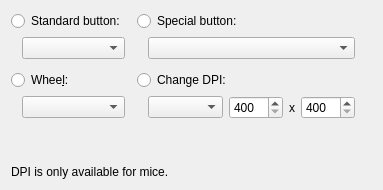
     <widget class="QWidget" name="mouseTab">
      <attribute name="title">
       <string>Mouse</string>
      </attribute>
      <layout class="QGridLayout" name="gridLayout">
       <item row="3" column="3" colspan="5">
        <widget class="QRadioButton" name="dpiButton">
         <property name="text">
          <string>Change DPI:</string>
         </property>
         <property name="autoExclusive">
          <bool>false</bool>
         </property>
        </widget>
       </item>
       <item row="5" column="1">
        <spacer name="verticalSpacer_2">
         <property name="orientation">
          <enum>Qt::Vertical</enum>
         </property>
         <property name="sizeHint" stdset="0">
          <size>
           <width>20</width>
           <height>40</height>
          </size>
         </property>
        </spacer>
       </item>
       <item row="2" column="1">
        <spacer name="verticalSpacer_8">
         <property name="orientation">
          <enum>Qt::Vertical</enum>
         </property>
         <property name="sizeType">
          <enum>QSizePolicy::Fixed</enum>
         </property>
         <property name="sizeHint" stdset="0">
          <size>
           <width>20</width>
           <height>5</height>
          </size>
         </property>
        </spacer>
       </item>
       <item row="1" column="0">
        <spacer name="horizontalSpacer_18">
         <property name="orientation">
          <enum>Qt::Horizontal</enum>
         </property>
         <property name="sizeType">
          <enum>QSizePolicy::Fixed</enum>
         </property>
         <property name="sizeHint" stdset="0">
          <size>
           <width>5</width>
           <height>20</height>
          </size>
         </property>
        </spacer>
       </item>
       <item row="1" column="3">
        <spacer name="horizontalSpacer_20">
         <property name="orientation">
          <enum>Qt::Horizontal</enum>
         </property>
         <property name="sizeType">
          <enum>QSizePolicy::Fixed</enum>
         </property>
         <property name="sizeHint" stdset="0">
          <size>
           <width>5</width>
           <height>20</height>
          </size>
         </property>
        </spacer>
       </item>
       <item row="1" column="4" colspan="4">
        <widget class="QComboBox" name="mb2Box">
         <property name="sizePolicy">
          <sizepolicy hsizetype="Expanding" vsizetype="Fixed">
           <horstretch>0</horstretch>
           <verstretch>0</verstretch>
          </sizepolicy>
         </property>
         <item>
          <property name="text">
           <string/>
          </property>
         </item>
         <item>
          <property name="text">
           <string>4 (Back)</string>
          </property>
         </item>
         <item>
          <property name="text">
           <string>5 (Forward)</string>
          </property>
         </item>
         <item>
          <property name="text">
           <string>6</string>
          </property>
         </item>
         <item>
          <property name="text">
           <string>7</string>
          </property>
         </item>
         <item>
          <property name="text">
           <string>8</string>
          </property>
         </item>
        </widget>
       </item>
       <item row="4" column="4">
        <widget class="QComboBox" name="dpiBox">
         <item>
          <property name="text">
           <string/>
          </property>
         </item>
         <item>
          <property name="text">
           <string>(Up)</string>
          </property>
         </item>
         <item>
          <property name="text">
           <string>(Down)</string>
          </property>
         </item>
         <item>
          <property name="text">
           <string>Sniper</string>
          </property>
         </item>
         <item>
          <property name="text">
           <string>1:</string>
          </property>
         </item>
         <item>
          <property name="text">
           <string>2:</string>
          </property>
         </item>
         <item>
          <property name="text">
           <string>3:</string>
          </property>
         </item>
         <item>
          <property name="text">
           <string>4:</string>
          </property>
         </item>
         <item>
          <property name="text">
           <string>5:</string>
          </property>
         </item>
         <item>
          <property name="text">
           <string>Custom:</string>
          </property>
         </item>
        </widget>
       </item>
       <item row="4" column="7">
        <widget class="QSpinBox" name="dpiCustYBox">
         <property name="minimum">
          <number>400</number>
         </property>
         <property name="maximum">
          <number>8500</number>
         </property>
         <property name="singleStep">
          <number>50</number>
         </property>
        </widget>
       </item>
       <item row="1" column="1">
        <widget class="QComboBox" name="mbBox">
         <property name="sizePolicy">
          <sizepolicy hsizetype="Expanding" vsizetype="Fixed">
           <horstretch>0</horstretch>
           <verstretch>0</verstretch>
          </sizepolicy>
         </property>
         <item>
          <property name="text">
           <string/>
          </property>
         </item>
         <item>
          <property name="text">
           <string>Left</string>
          </property>
         </item>
         <item>
          <property name="text">
           <string>Right</string>
          </property>
         </item>
         <item>
          <property name="text">
           <string>Middle</string>
          </property>
         </item>
        </widget>
       </item>
       <item row="4" column="1">
        <widget class="QComboBox" name="wheelBox">
         <item>
          <property name="text">
           <string/>
          </property>
         </item>
         <item>
          <property name="text">
           <string>Up</string>
          </property>
         </item>
         <item>
          <property name="text">
           <string>Down</string>
          </property>
         </item>
        </widget>
       </item>
       <item row="0" column="0" colspan="2">
        <widget class="QRadioButton" name="mbButton">
         <property name="text">
          <string>Standard button:</string>
         </property>
         <property name="autoExclusive">
          <bool>false</bool>
         </property>
        </widget>
       </item>
       <item row="4" column="5">
        <widget class="QSpinBox" name="dpiCustXBox">
         <property name="minimum">
          <number>400</number>
         </property>
         <property name="maximum">
          <number>8500</number>
         </property>
         <property name="singleStep">
          <number>50</number>
         </property>
        </widget>
       </item>
       <item row="6" column="0" colspan="10">
        <widget class="QLabel" name="dpiWarning">
         <property name="sizePolicy">
          <sizepolicy hsizetype="Preferred" vsizetype="Fixed">
           <horstretch>0</horstretch>
           <verstretch>0</verstretch>
          </sizepolicy>
         </property>
         <property name="text">
          <string>DPI is only available for mice.</string>
         </property>
        </widget>
       </item>
       <item row="3" column="0" colspan="2">
        <widget class="QRadioButton" name="wheelButton">
         <property name="text">
          <string>Whee&amp;l:</string>
         </property>
        </widget>
       </item>
       <item row="1" column="8">
        <spacer name="horizontalSpacer_22">
         <property name="orientation">
          <enum>Qt::Horizontal</enum>
         </property>
         <property name="sizeType">
          <enum>QSizePolicy::Fixed</enum>
         </property>
         <property name="sizeHint" stdset="0">
          <size>
           <width>5</width>
           <height>20</height>
          </size>
         </property>
        </spacer>
       </item>
       <item row="0" column="3" colspan="5">
        <widget class="QRadioButton" name="mb2Button">
         <property name="text">
          <string>Special button:</string>
         </property>
         <property name="autoExclusive">
          <bool>false</bool>
         </property>
        </widget>
       </item>
       <item row="4" column="6">
        <widget class="QLabel" name="dpiCustLabel">
         <property name="text">
          <string>x</string>
         </property>
        </widget>
       </item>
       <item row="1" column="2">
        <spacer name="horizontalSpacer_19">
         <property name="orientation">
          <enum>Qt::Horizontal</enum>
         </property>
         <property name="sizeHint" stdset="0">
          <size>
           <width>0</width>
           <height>0</height>
          </size>
         </property>
        </spacer>
       </item>
       <item row="1" column="9">
        <spacer name="horizontalSpacer_21">
         <property name="orientation">
          <enum>Qt::Horizontal</enum>
         </property>
         <property name="sizeHint" stdset="0">
          <size>
           <width>0</width>
           <height>20</height>
          </size>
         </property>
        </spacer>
       </item>
      </layout>
     </widget>
